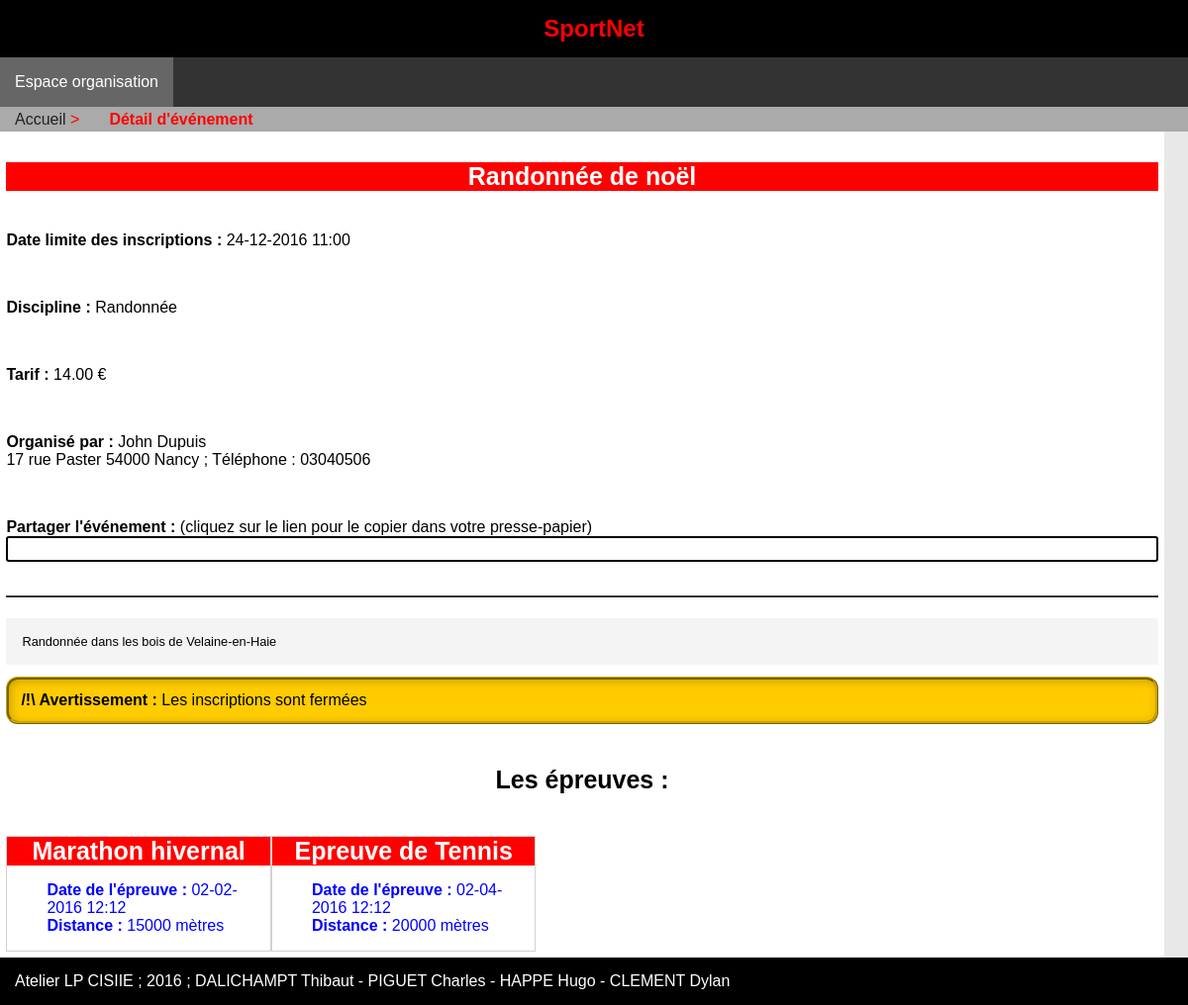
/index.php/evenement/?event=2, run on the app's committed database.
### tables this page shows
CREATE TABLE evenement(
        id              int (11) Auto_increment  NOT NULL ,
        nom             Varchar (150) ,
        description     Varchar (1000) ,
        etat            Int ,
		dateheureLimiteInscription Datetime ,
        tarif                      Decimal (25,2) ,
        id_discipline   Int ,
        id_organisateur Int ,
        PRIMARY KEY (id )
);

CREATE TABLE discipline(
        id  int (11) Auto_increment  NOT NULL ,
        nom Varchar (200) ,
        PRIMARY KEY (id )
);

CREATE TABLE organisateur(
        id      int (11) Auto_increment  NOT NULL ,
        login   Varchar (50) ,
        mdp     Varchar (500) ,
        nom     Varchar (50) ,
        prenom  Varchar (50) ,
        adresse Varchar (500) ,
        cp      Varchar (5) ,
        ville   Varchar (200) ,
        tel     Varchar (10) ,
        PRIMARY KEY (id ) ,
        UNIQUE (login )
);

CREATE TABLE epreuve(
        id           int (11) Auto_increment  NOT NULL ,
        nom          Varchar (200) ,
        distance     Int ,
        dateheure    Datetime ,
        id_evenement Int ,
        PRIMARY KEY (id )
);

### index.php (called while the page is built, shortened)
<?php
require_once("conf/autoload.php");
$http_req = new sportnet\utils\HttpRequest();
sportnet\utils\Router::dispatch($http_req);

### src/sportnet/model/AbstractModel.php (called while the page is built, shortened)
<?php
abstract class AbstractModel {
    public function __get($attr_name)
	{
        if (property_exists( $this, $attr_name))
		{
			return $this->$attr_name;
		}
		else
		{
			$emess = $this . ": unknown member $attr_name (__get)";
			throw new \Exception($emess);
		}
    }
}

### src/sportnet/model/evenement.php (called while the page is built, shortened)
<?php
class evenement extends AbstractModel {
	protected $id;
	public function __construct()
	{
		$connect = new \sportnet\utils\ConnectionFactory();
		$connect->setConfig("conf/config.ini");
		self::$db = $connect->makeConnection();
		self::$db->query("SET CHARACTER SET utf8");
	}
	public static function findById($leId)
	{
		if(self::$db == null)
		{
			$connect = new \sportnet\utils\ConnectionFactory();
			$connect->setConfig("conf/config.ini");
			self::$db = $connect->makeConnection();
			self::$db->query("SET CHARACTER SET utf8");
		}
        $selectById = "SELECT * FROM evenement WHERE id = :id";
        $selectById_prep = self::$db->prepare($selectById);
        $selectById_prep->bindParam(':id', $leId, \PDO::PARAM_INT);
		$selectById_prep->execute();
        $obj = null;
		while ($ligne = $selectById_prep->fetch(\PDO::FETCH_ASSOC))
		{
			$obj = new evenement();
			$obj->id = $ligne['id'];
			$obj->nom = $ligne['nom'];
			$obj->description  = $ligne['description'];
			$obj->etat = $ligne['etat'];
			$obj->dateheureLimiteInscription = date_create($ligne['dateheureLimiteInscription']);
			$obj->tarif = $ligne['tarif'];
			$obj->discipline = \sportnet\model\discipline::findById($ligne['id_discipline']);
			$obj->organisateur = \sportnet\model\organisateur::findById($ligne['id_organisateur']);
		}
		return $obj;
	}
	public function getEpreuves()
	{
		$select = "SELECT * FROM epreuve WHERE id_evenement = :idevenement";
        $select_prep = self::$db->prepare($select);
        $select_prep->bindParam(":idevenement", $this->id, \PDO::PARAM_INT);
		$select_prep->execute();
        $tab = null;
		while ($ligne = $select_prep->fetch(\PDO::FETCH_ASSOC))
		{
			$obj = new epreuve();
			$obj->id = $ligne['id'];
			$obj->nom = $ligne['nom'];
			$obj->distance  = $ligne['distance'];
			$obj->dateheure = date_create($ligne['dateheure']);
			$obj->evenement = \sportnet\model\evenement::findById($ligne['id_evenement']);
			$tab[] = $obj;
		}
		return $tab;
	}
}
?>

### conf/autoload.php (called while the page is built, shortened)
<?php
function mon_autoload ($espaceNomClasse)
{
	$chemin = str_replace("\\", DIRECTORY_SEPARATOR, $espaceNomClasse);
}

### src/sportnet/utils/AbstractHttpRequest.php (called while the page is built, shortened)
<?php
abstract class AbstractHttpRequest {
    public function __get($attr_name) {
        if (property_exists( __CLASS__, $attr_name)) {
            return $this->$attr_name;
        }
        $emess = __CLASS__ . ": unknown member $attr_name (__get)";
        throw new \Exception($emess);
    }
}

### src/sportnet/utils/HttpRequest.php (called while the page is built, shortened)
<?php
class HttpRequest extends AbstractHttpRequest
{
	public function __construct()
	{
		$this->script_name = $_SERVER["SCRIPT_NAME"];
		$this->get = $_GET;
    }
	public function getRoot()
	{
		$position = strrpos($this->script_name,"/");
		return substr($this->script_name, 0, $position)."/";
	}
}

### src/sportnet/utils/ConnectionFactory.php (called while the page is built, shortened)
<?php
	class ConnectionFactory
	{
		private static $config;
		private static $db;
		public static function setConfig($nom_fichier)
		{
			self::$config = parse_ini_file($nom_fichier);
		}
		public static function makeConnection()
		{
			if(!(isset($db)))
			{
				$dsn = "mysql:host=".self::$config["host"].";dbname=".self::$config["base"];
				self::$db = new \PDO($dsn, self::$config["user"], self::$config["pass"]);
			}
			return self::$db;
		}
	}

### src/sportnet/model/discipline.php (called while the page is built, shortened)
<?php
class discipline extends AbstractModel {
	public function __construct()
	{
		$connect = new \sportnet\utils\ConnectionFactory();
		$connect->setConfig("conf/config.ini");
		self::$db = $connect->makeConnection();
		self::$db->query("SET CHARACTER SET utf8");
	}
	public static function findById($leId)
	{
        $selectById = "SELECT * FROM discipline WHERE id = :id";
        $selectById_prep = self::$db->prepare($selectById);
        $selectById_prep->bindParam(':id', $leId, \PDO::PARAM_INT);
        $selectById_prep->execute();
		$obj = null;
		while ($ligne = $selectById_prep->fetch(\PDO::FETCH_ASSOC)) {
			$obj = new discipline();
			$obj->id = $ligne['id'];
			$obj->nom = $ligne['nom'];
		}
		return $obj;
	}
}
?>

### src/sportnet/model/organisateur.php (called while the page is built, shortened)
<?php
class organisateur extends AbstractModel {
	public function __construct()
	{
		$connect = new \sportnet\utils\ConnectionFactory();
		$connect->setConfig("conf/config.ini");
		self::$db = $connect->makeConnection();
		self::$db->query("SET CHARACTER SET utf8");
	}
	public static function findById($leId)
	{
        $selectById = "SELECT * FROM organisateur WHERE id = :id";
        $selectById_prep = self::$db->prepare($selectById);
        $selectById_prep->bindParam(':id', $leId, \PDO::PARAM_INT);
        $selectById_prep->execute();
		$obj = null;
		while ($ligne = $selectById_prep->fetch(\PDO::FETCH_ASSOC)) {
			$obj = new organisateur();
			$obj->id = $ligne['id'];
			$obj->login = $ligne['login'];
			$obj->mdp = $ligne['mdp'];
			$obj->nom = $ligne['nom'];
			$obj->prenom = $ligne['prenom'];
			$obj->adresse = $ligne['adresse'];
			$obj->cp = $ligne['cp'];
			$obj->ville = $ligne['ville'];
			$obj->tel = $ligne['tel'];
		}
		return $obj;
	}
}
?>

### src/sportnet/model/epreuve.php (called while the page is built, shortened)
<?php
class epreuve extends AbstractModel {
	public function __construct()
	{
		$connect = new \sportnet\utils\ConnectionFactory();
		$connect->setConfig("conf/config.ini");
		self::$db = $connect->makeConnection();
		self::$db->query("SET CHARACTER SET utf8");
	}
}
?>

### src/sportnet/utils/AbstractAuthentification.php (called while the page is built, shortened)
<?php
abstract class AbstractAuthentification {
    public function __get($attr_name) {
        if (property_exists( __CLASS__, $attr_name))
            return $this->$attr_name;
        $emess = __CLASS__ . ": unknown member $attr_name (__get)";
        throw new \Exception($emess);
    }
}

### src/sportnet/utils/Authentification.php (called while the page is built, shortened)
<?php
class Authentification extends AbstractAuthentification
{
	public function __construct()
	{
		if(isset($_SESSION["user_login"]))
		{
			$this->user_login = $_SESSION["user_login"];
			$this->logged_in = true;
		}
		else
		{
			$this->logged_in = false;
		}
	}
}

### src/sportnet/view/SportnetView.php (the view, shortened to what this page needs)
<?php
class SportnetView extends AbstractView{
	protected function detail() {
		$laDate = date_format($this->data->dateheureLimiteInscription,"d-m-Y H:i");
		$html = <<<EOT
<div class="event large">
	<h3 class="centre">{$this->data->nom}</h3>
	<p><b>Date limite des inscriptions : </b>{$laDate}</p><br/>
	<p><b>Discipline : </b>{$this->data->discipline->nom}</p><br/>
	<p><b>Tarif : </b>{$this->data->tarif} €</p><br/>
	<p><b>Organisé par : </b>{$this->data->organisateur->prenom} {$this->data->organisateur->nom}<br/>
	{$this->data->organisateur->adresse} {$this->data->organisateur->cp} {$this->data->organisateur->ville} ; Téléphone : {$this->data->organisateur->tel}
	</p><br/>
	<p><b>Partager l'événement : </b>(cliquez sur le lien pour le copier dans votre presse-papier)<input type="text" id="partager" size="64"></p>
	<hr>
	<p class="description">{$this->data->description}</p>
EOT;
		if($this->data->etat == 3 && time() <= $this->data->dateheureLimiteInscription->getTimestamp()) {
			$inscriptions_ouvertes = true;
			$html .= "\t<div class='alert alert-info'>Les inscriptions sont ouvertes</div>\n";
		}
		else {
			$html .= "\t<div class='alert alert-avert'>Les inscriptions sont fermées</div>\n";
		}
		$html .= "<h5 class='centre'>Les épreuves :</h5><div class='line'>\n";
		$lesEpreuves = $this->data->getEpreuves();
		foreach($lesEpreuves as $epreuve) {
			$laDate = date_format($epreuve->dateheure,"d-m-Y H:i");
			$html .= <<<EOT
	<div class="epreuve offset-0 span-3">
		<h4>{$epreuve->nom}</h4>
		<ul>
			<li><b>Date de l'épreuve : </b>{$laDate}</li>
EOT;
			if($epreuve->distance != 0)
			{
				$html .= <<<EOT
				<li><b>Distance : </b>{$epreuve->distance} mètres</li>
EOT;
			}
			$html .= <<<EOT
		</ul>
EOT;
			$html .= "</div>\n";
		}
		$html .= "</div></div>\n";
		return $html;
	}
    public function render($selector){
        switch($selector){
            case 'detailEvenement':
                $breadcrumb = $this->renderBreadcrumb(array(array('Détail d\'événement', '/evenement/')));
    			$main = $this->detail();
    			break;
        }
        $style_file = $this->app_root.'css/main.css';
        $header 	= $this->renderHeader();
        $menu   	= $this->renderMenu();
		$messages	= $this->renderMessage();
		$footer		= $this->renderFooter();
        $html = <<<EOT
<!DOCTYPE html>
<html lang="fr">
    <head>
        <meta charset="utf-8">
        <title>SportNet</title>
		<meta name="viewport" content="width=device-width,initial-scale=1.0">
		<link rel="shortcut icon" href="{$this->app_root}/favicon.ico">
        <link rel="stylesheet" href="${style_file}">
		<script type="text/javascript" src="{$this->app_root}/js/sportnet.js"></script>
    </head>
    <body>
        ${header}
        ${menu}
		${breadcrumb}
		${messages}
		<div class="container line">
			${main}
		</div>
		${footer}
    </body>
</html>
EOT;
    echo $html;
    }
}

### css/main.css (style rules this page uses)
* { box-sizing: border-box; }
body { font-family: "Arial","Helvetica Neue","Helvetica","sans-serif"; font-size: 1em; margin: 0; background-color: #E8E8E8; }
h1, h2, h3, h4, h5, h6 { font-family: "Arial","Helvetica Neue","Helvetica","sans-serif"; color: black; font-size: 25px; font-weight: bold; }
ul li { list-style-type: disc; color: blue; font-size: 16px; }
.centre { text-align: center; }
input:not([type="submit"]):not([type="button"]), select, textarea { min-height: 20px; box-sizing: border-box; border-radius: 3px; border-color: black; border-width: 2px; border-style: solid; margin-bottom: 10px; padding: .2rem; }
#partager { font-family: monospace; width: 100%; }
hr { border: 1px solid #333333; width: 100%; }
.epreuve { margin-top: 1rem; border: 1px solid #D2D2D2; }
.epreuve h4 { margin: 0; padding: 0; }
.epreuve li { list-style-type: none; text-align: left; }
.description { background-color: #F4F4F4; padding: 1rem; font-size: .8rem; }
.event, .bloc { background-color: white; padding: .4rem; }
.event h3, .event h4, .bloc h3, .bloc h4 { background-color: red; color: white; }
.alert { border-style: ridge; border-radius: 12px; padding: 12px; background-color: #F4F4F4; border-color: #dbdbdb; box-shadow: 2px 2px 10px #dbdbdb inset; }
.alert:before { font-weight: bold; }
.alert.alert-avert:before { content: "/!\\ Avertissement : "; }
.alert.alert-avert { border-color: #cca300; background-color: #FFCC00; box-shadow: 2px 2px 10px #cca300 inset; color: black; }
.line, .line-margin, .line-margin-1, .line-margin-2, .line-margin-3, .line-margin-4 { padding: 0; width: 100%; display: flex; flex-direction: column; }
.line > div, .line-margin > div, .line-margin-1 > div, .line-margin-2 > div, .line-margin-3 > div, .line-margin-4 > div { display: flex; flex-direction: column; margin: 0; }
.offset-0 { margin-left: 1%; margin-right: 1%; }
.span-3 { width: 23%; }
[class*="span-"] { text-align: center; }
.large { margin-left: 1%; margin-right: 1%; width: 98%; }
@media screen and (min-width: 800px) { .line, .line-margin, .line-margin-1, .line-margin-2, .line-margin-3, .line-margin-4 { flex-direction: row; } }

### data on the page
evenement: nom "Randonnée de noël", dateheureLimiteInscription "24-12-2016 11:00", tarif "14.00", description "Randonnée dans les bois de Velaine-en-Haie"
discipline: nom "Randonnée"
organisateur: prenom "John", nom "Dupuis", adresse "17 rue Paster", cp "54000", ville "Nancy", tel "03040506"
epreuve: nom "Marathon hivernal", dateheure "02-02-2016 12:12", distance "15000"
epreuve: nom "Epreuve de Tennis", dateheure "02-04-2016 12:12", distance "20000"

### other printed values
$elem[0] "Détail d'événement"
footer "Atelier LP CISIIE ; 2016 ; DALICHAMPT Thibaut - PIGUET Charles - HAPPE Hugo - CLEMENT Dylan"
